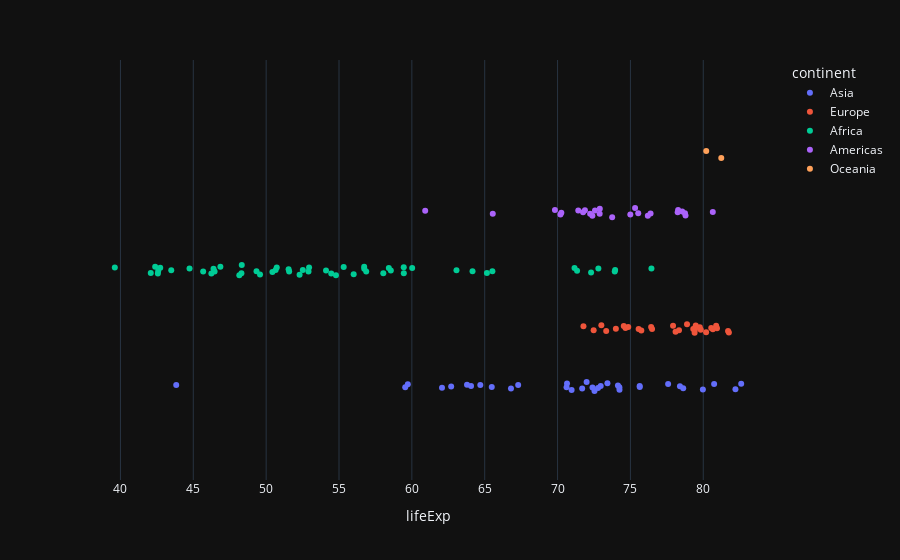

Notebook code for this chart:
### Code cell
px.strip(df,x='lifeExp', hover_name='country', color='continent')

### Figure 1 — Plotly figure (JSON) as saved in the notebook; plotly's stock layout.template omitted (floating-point values rounded to 4 significant figures)
{"data": [{"alignmentgroup": "True", "boxpoints": "all", "fillcolor": "rgba(255,255,255,0)", "hoveron": "points", "hovertemplate": "<b>%{hovertext}</b><br><br>continent=Asia<br>lifeExp=%{x}<extra></extra>", "hovertext": ["Afghanistan", "Bahrain", "Bangladesh", "Cambodia", "China", "Hong Kong, China", "India", "Indonesia", "Iran", "Iraq", "Israel", "Japan", "Jordan", "Korea, Dem. Rep.", "Korea, Rep.", "Kuwait", "Lebanon", "Malaysia", "Mongolia", "Myanmar", "Nepal", "Oman", "Pakistan", "Philippines", "Saudi Arabia", "Singapore", "Sri Lanka", "Syria", "Taiwan", "Thailand", "Vietnam", "West Bank and Gaza", "Yemen, Rep."], "legendgroup": "Asia", "line": {"color": "rgba(255,255,255,0)"}, "marker": {"color": "#636efa"}, "name": "Asia", "offsetgroup": "Asia", "orientation": "h", "pointpos": 0, "showlegend": true, "x": [43.83, 75.64, 64.06, 59.72, 72.96, 82.21, 64.7, 70.65, 70.96, 59.55, 80.75, 82.6, 72.53, 67.3, 78.62, 77.59, 71.99, 74.24, 66.8, 62.07, 63.78, 75.64, 65.48, 71.69, 72.78, 79.97, 72.4, 74.14, 78.4, 70.62, 74.25, 73.42, 62.7], "x0": " ", "xaxis": "x", "y0": " ", "yaxis": "y", "type": "box"}, {"alignmentgroup": "True", "boxpoints": "all", "fillcolor": "rgba(255,255,255,0)", "hoveron": "points", "hovertemplate": "<b>%{hovertext}</b><br><br>continent=Europe<br>lifeExp=%{x}<extra></extra>", "hovertext": ["Albania", "Austria", "Belgium", "Bosnia and Herzegovina", "Bulgaria", "Croatia", "Czech Republic", "Denmark", "Finland", "France", "Germany", "Greece", "Hungary", "Iceland", "Ireland", "Italy", "Montenegro", "Netherlands", "Norway", "Poland", "Portugal", "Romania", "Serbia", "Slovak Republic", "Slovenia", "Spain", "Sweden", "Switzerland", "Turkey", "United Kingdom"], "legendgroup": "Europe", "line": {"color": "rgba(255,255,255,0)"}, "marker": {"color": "#EF553B"}, "name": "Europe", "offsetgroup": "Europe", "orientation": "h", "pointpos": 0, "showlegend": true, "x": [76.42, 79.83, 79.44, 74.85, 73.0, 75.75, 76.49, 78.33, 79.31, 80.66, 79.41, 79.48, 73.34, 81.76, 78.89, 80.55, 74.54, 79.76, 80.2, 75.56, 78.1, 72.48, 74.0, 74.66, 77.93, 80.94, 80.88, 81.7, 71.78, 79.42], "x0": " ", "xaxis": "x", "y0": " ", "yaxis": "y", "type": "box"}, {"alignmentgroup": "True", "boxpoints": "all", "fillcolor": "rgba(255,255,255,0)", "hoveron": "points", "hovertemplate": "<b>%{hovertext}</b><br><br>continent=Africa<br>lifeExp=%{x}<extra></extra>", "hovertext": ["Algeria", "Angola", "Benin", "Botswana", "Burkina Faso", "Burundi", "Cameroon", "Central African Republic", "Chad", "Comoros", "Congo, Dem. Rep.", "Congo, Rep.", "Cote d'Ivoire", "Djibouti", "Egypt", "Equatorial Guinea", "Eritrea", "Ethiopia", "Gabon", "Gambia", "Ghana", "Guinea", "Guinea-Bissau", "Kenya", "Lesotho", "Liberia", "Libya", "Madagascar", "Malawi", "Mali", "Mauritania", "Mauritius", "Morocco", "Mozambique", "Namibia", "Niger", "Nigeria", "Reunion", "Rwanda", "Sao Tome and Principe", "Senegal", "Sierra Leone", "Somalia", "South Africa", "Sudan", "Swaziland", "Tanzania", "Togo", "Tunisia", "Uganda", "Zambia", "Zimbabwe"], "legendgroup": "Africa", "line": {"color": "rgba(255,255,255,0)"}, "marker": {"color": "#00cc96"}, "name": "Africa", "offsetgroup": "Africa", "orientation": "h", "pointpos": 0, "showlegend": true, "x": [72.3, 42.73, 56.73, 50.73, 52.3, 49.58, 50.43, 44.74, 50.65, 65.15, 46.46, 55.32, 48.33, 54.79, 71.34, 51.58, 58.04, 52.95, 56.73, 59.45, 60.02, 56.01, 46.39, 54.11, 42.59, 45.68, 73.95, 59.44, 48.3, 54.47, 64.16, 72.8, 71.16, 42.08, 52.91, 56.87, 46.86, 76.44, 46.24, 65.53, 63.06, 42.57, 48.16, 49.34, 58.56, 39.61, 52.52, 58.42, 73.92, 51.54, 42.38, 43.49], "x0": " ", "xaxis": "x", "y0": " ", "yaxis": "y", "type": "box"}, {"alignmentgroup": "True", "boxpoints": "all", "fillcolor": "rgba(255,255,255,0)", "hoveron": "points", "hovertemplate": "<b>%{hovertext}</b><br><br>continent=Americas<br>lifeExp=%{x}<extra></extra>", "hovertext": ["Argentina", "Bolivia", "Brazil", "Canada", "Chile", "Colombia", "Costa Rica", "Cuba", "Dominican Republic", "Ecuador", "El Salvador", "Guatemala", "Haiti", "Honduras", "Jamaica", "Mexico", "Nicaragua", "Panama", "Paraguay", "Peru", "Puerto Rico", "Trinidad and Tobago", "United States", "Uruguay", "Venezuela"], "legendgroup": "Americas", "line": {"color": "rgba(255,255,255,0)"}, "marker": {"color": "#ab63fa"}, "name": "Americas", "offsetgroup": "Americas", "orientation": "h", "pointpos": 0, "showlegend": true, "x": [75.32, 65.55, 72.39, 80.65, 78.55, 72.89, 78.78, 78.27, 72.23, 74.99, 71.88, 70.26, 60.92, 70.2, 72.57, 76.19, 72.9, 75.54, 71.75, 71.42, 78.75, 69.82, 78.24, 76.38, 73.75], "x0": " ", "xaxis": "x", "y0": " ", "yaxis": "y", "type": "box"}, {"alignmentgroup": "True", "boxpoints": "all", "fillcolor": "rgba(255,255,255,0)", "hoveron": "points", "hovertemplate": "<b>%{hovertext}</b><br><br>continent=Oceania<br>lifeExp=%{x}<extra></extra>", "hovertext": ["Australia", "New Zealand"], "legendgroup": "Oceania", "line": {"color": "rgba(255,255,255,0)"}, "marker": {"color": "#FFA15A"}, "name": "Oceania", "offsetgroup": "Oceania", "orientation": "h", "pointpos": 0, "showlegend": true, "x": [81.23, 80.2], "x0": " ", "xaxis": "x", "y0": " ", "yaxis": "y", "type": "box"}], "layout": {"xaxis": {"anchor": "y", "domain": [0.0, 1.0], "title": {"text": "lifeExp"}}, "yaxis": {"anchor": "x", "domain": [0.0, 1.0]}, "legend": {"title": {"text": "continent"}, "tracegroupgap": 0}, "margin": {"t": 60}, "boxmode": "group"}}
